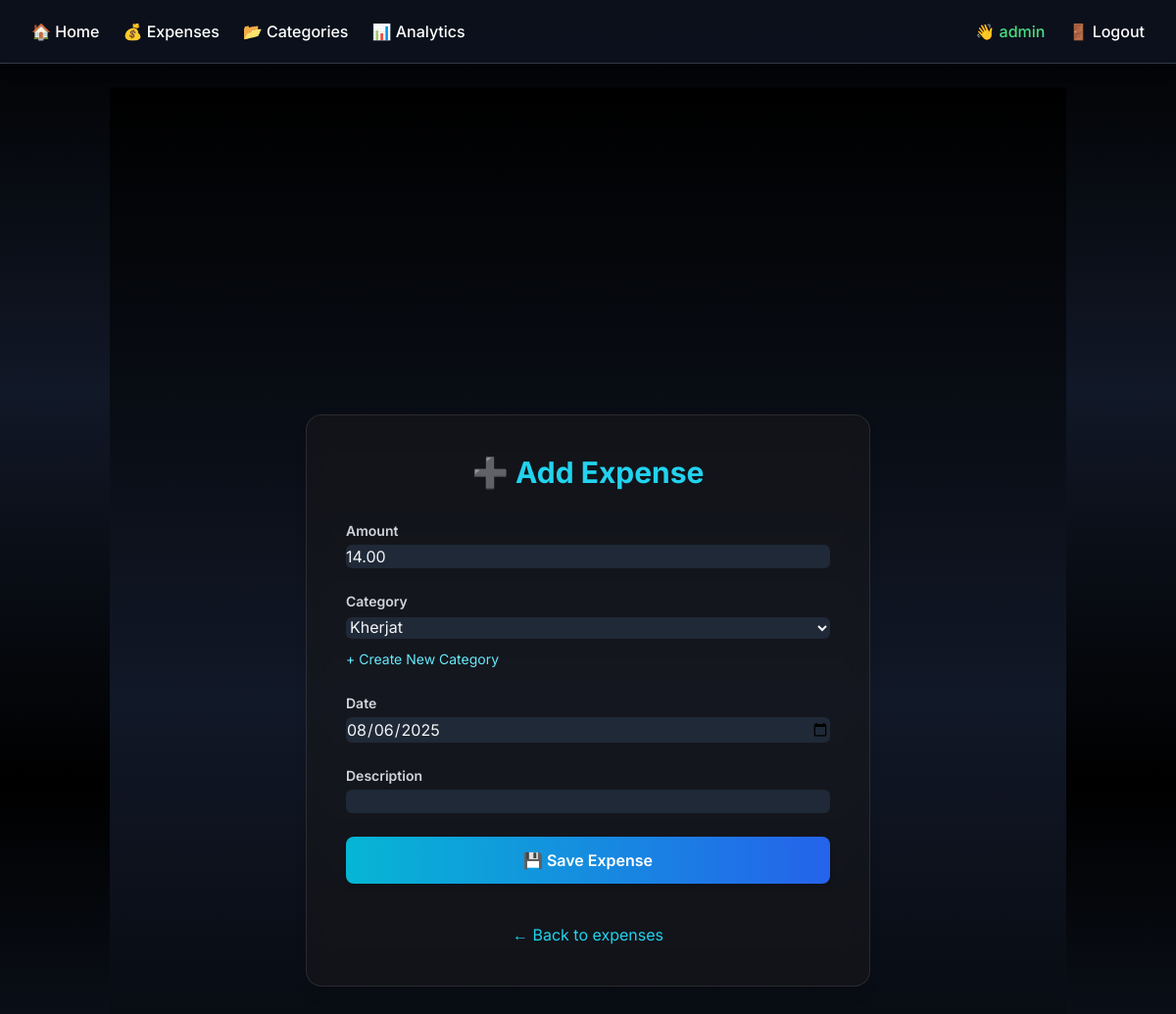
Page /expenses/edit/4/ (signed in) on the committed database.
### expenses/models.py (models this page shows, shortened)
class Expense(models.Model):
    user = models.ForeignKey(User, on_delete=models.CASCADE)
    amount = models.DecimalField(max_digits=10, decimal_places=2)
    category = models.ForeignKey(Category, on_delete=models.SET_NULL, null=True)
    date = models.DateField()
    description = models.CharField(max_length=255, blank=True)

### expenses/views.py (the view)
# urls.py: path('edit/<int:pk>/', views.expense_edit, name='expense_edit'),
@login_required
def expense_edit(request, pk):
    expense = get_object_or_404(Expense, pk=pk, user=request.user)
    if request.method == 'POST':
        form = ExpenseForm(request.POST, instance=expense)
        if form.is_valid():
            form.save()
            return redirect('expense_list')
    else:
        form = ExpenseForm(instance=expense)
    return render(request, 'expenses/expense_form.html', {'form': form})

### expenses/forms.py
class ExpenseForm(forms.ModelForm):
    class Meta:
        model = Expense
        fields = ['amount', 'category', 'date', 'description']
        widgets = {'date': forms.DateInput(attrs={'type': 'date'})}
    def __init__(self, *args, **kwargs):
        user = kwargs.pop('user', None)
        super().__init__(*args, **kwargs)
        if user:
            self.fields['category'].queryset = Category.objects.filter(models.Q(user=user) | models.Q(user__isnull=True))

### expenses/models.py (called while the page is built)
    def __str__(self):
        return self.name

### expenses/templates/expenses/expense_form.html (shortened to what this page needs)
{% extends 'base.html' %}
{% block content %}
<div class="min-h-screen flex items-center justify-center bg-gradient-to-b from-black via-gray-900 to-black px-4 py-12">
    <div class="glass w-full max-w-xl rounded-2xl shadow-lg p-10 space-y-8">
        <h2 class="text-3xl font-bold text-cyan-400 text-center">➕ Add Expense</h2>
        <form method="post" class="space-y-6">
            {% for field in form %}
                <div>
                    <label class="block text-sm font-semibold text-gray-300 mb-1">
                        {{ field.label }}
                    </label>
                    {{ field }}
                    {% if field.name == "category" %}
                        <div class="mt-2">
                            <a href="{% url 'category_add' %}" class="text-sm text-cyan-300 hover:underline">
                                + Create New Category
                            </a>
                        </div>
                    {% endif %}
                </div>
            {% endfor %}
            <button type="submit"
                    class="w-full py-3 px-6 bg-gradient-to-r from-cyan-500 to-blue-600 hover:from-cyan-600 hover:to-blue-700 text-white font-semibold rounded-lg shadow-md transition transform hover:scale-[1.02]">
                💾 Save Expense
            </button>
        </form>
        <div class="text-center pt-2">
            <a href="{% url 'expense_list' %}" class="text-cyan-400 hover:underline transition">
                ← Back to expenses
            </a>
        </div>
    </div>
</div>
{% endblock %}

### expenses/templates/expenses/navbar.html
<nav class="bg-gray-900 bg-opacity-70 backdrop-blur-md shadow-lg">
  <div class="max-w-7xl mx-auto px-4 sm:px-6 lg:px-8">
    <div class="flex justify-between h-16 items-center">
      <ul class="flex space-x-6 text-white font-medium">
        <li><a href="{% url 'home' %}" class="hover:text-cyan-400 transition">🏠 Home</a></li>
        <li><a href="{% url 'expense_list' %}" class="hover:text-cyan-400 transition">💰 Expenses</a></li>
        <li><a href="{% url 'category_list' %}" class="hover:text-cyan-400 transition">📂 Categories</a></li>
        <li><a href="{% url 'analytics' %}" class="hover:text-cyan-400 transition">📊 Analytics</a></li>
      </ul>
      <ul class="flex space-x-6 text-white font-medium items-center">
        {% if user.is_authenticated %}
          <li class="text-green-400">👋 {{ user.username }}</li>
          <li><a href="{% url 'logout' %}" class="hover:text-red-400 transition">🚪 Logout</a></li>
        {% else %}
          <li><a href="{% url 'login' %}" class="hover:text-cyan-400 transition">🔐 Login</a></li>
          <li><a href="{% url 'register' %}" class="hover:text-cyan-400 transition">📝 Register</a></li>
        {% endif %}
      </ul>
    </div>
  </div>
</nav>
<hr class="border-gray-700">

### expenses/templates/base.html (style rules this page uses)
body { font-family: 'Inter', sans-serif; }
.glass { background: rgba(24, 24, 27, 0.6); backdrop-filter: blur(10px); -webkit-backdrop-filter: blur(10px); border: 1px solid rgba(255, 255, 255, 0.1); }
input, select, textarea { background-color: #1f2937 !important; color: #fff; border-radius: 0.375rem; padding: 0.5rem; width: 100%; }

### rows in the picture
Expense: form "14.00" "Kherjat" "08/06/2025"

### other values in the picture
{{ user.username }} "admin"
{{ field.label }} "Amount" "Category" "Date" "Description"
